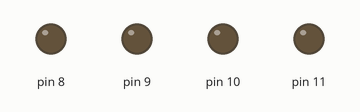
Simulated run of this sketch. Board: Arduino Uno, built with avr-gcc and run on an emulated ATmega328P. Shown: output pins drawn as LEDs (lit = HIGH).

Above: at 0.5 s.
At 2.5 s:
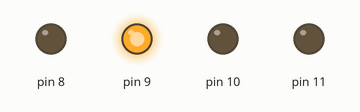
At 4.5 s:
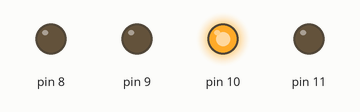
At 9.5 s:
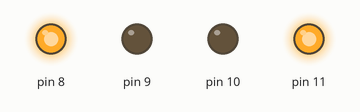
At 14.5 s:
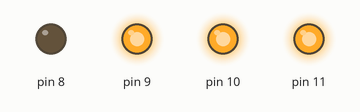
At 19.5 s:
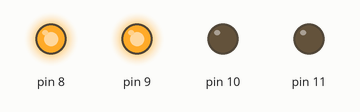
Timing chart, 0 to 20.8 s (numbered marks = the images above):
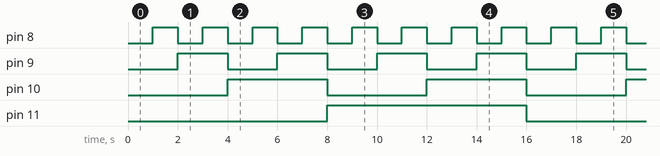

The sketch:

blink_led.ino
```cpp
void setup() {
  // put your setup code here, to run once:
pinMode(8,OUTPUT);
pinMode(9,OUTPUT);
pinMode(10,OUTPUT);
pinMode(11,OUTPUT);
}

void loop() {
  // put your main code here, to run repeatedly:
for(int i=0;i<16;i++)
{
  int k=i;
  for(int j=0;j<4;j++)
{
  if(k%2==1)
  {
    digitalWrite(8+j,HIGH);
     }

  else{
    digitalWrite(8+j,LOW);

   }
   k/=2;
}
delay(1000);
}


}
```

Measured:
- by itself, pin 8: alternates HIGH for 1.0 s and LOW for 1.0 s
- by itself, pin 9: alternates HIGH for 2.0 s and LOW for 2.0 s
- by itself, pin 10: alternates HIGH for 4.0 s and LOW for 4.0 s
- by itself, pin 11: alternates HIGH for 8.0 s and LOW for 8.0 s
